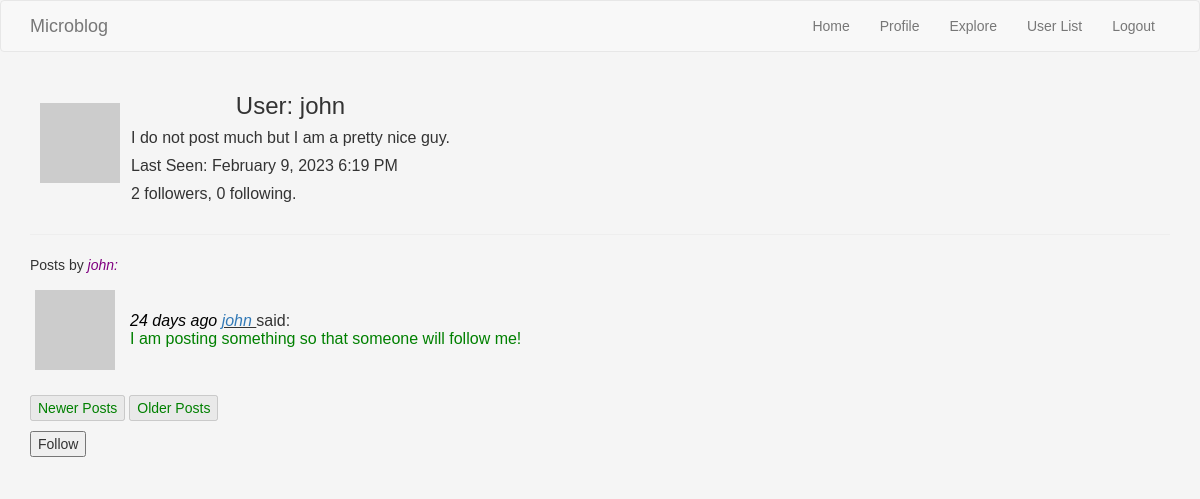
/user/john (signed in), run on an earlier commit of the app's database.
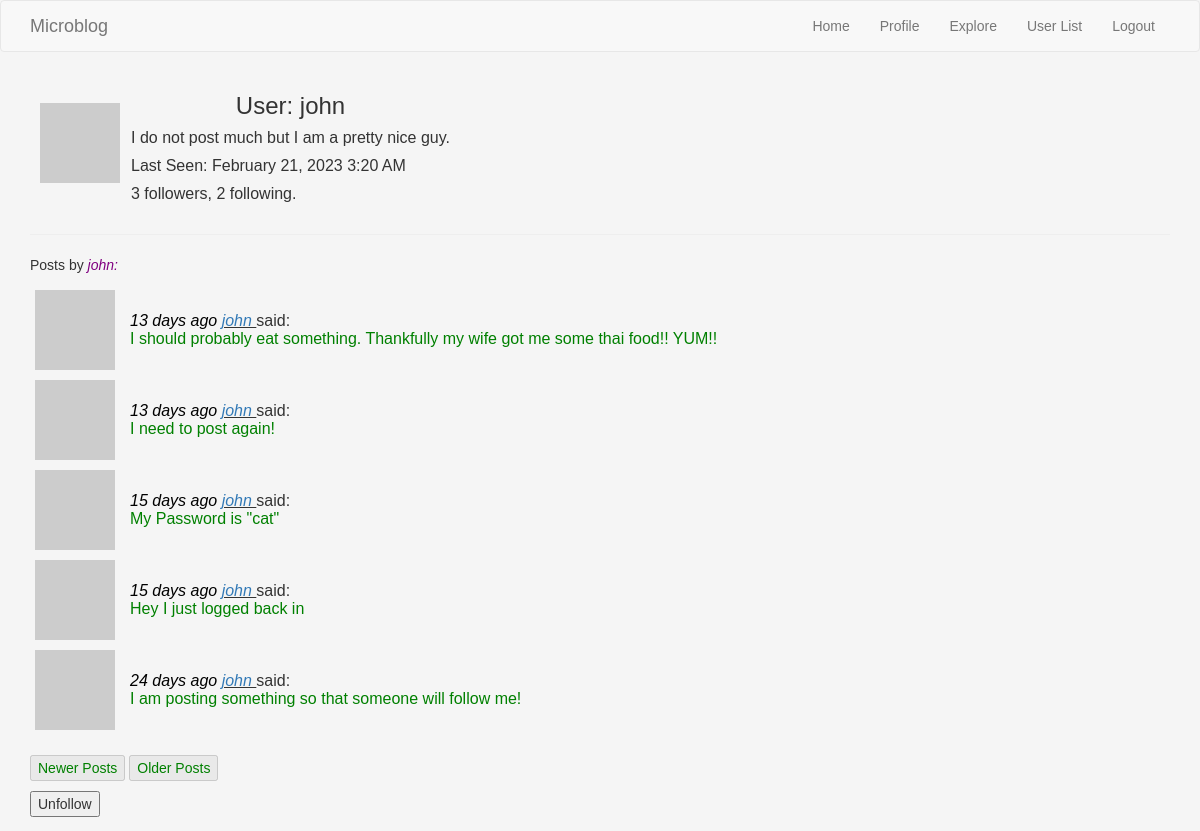
And on a later commit of the database.
### webapp/models.py (models this page shows, shortened)
class User(UserMixin, db.Model):
    id = db.Column(db.Integer, primary_key=True)
    username = db.Column(db.String(64), index=True, unique=True)
    email = db.Column(db.String(120), index=True, unique=True)
    password_hash = db.Column(db.String(128))
    posts = db.relationship('Post', backref='author', lazy='dynamic')
    about_me = db.Column(db.String(140))
    last_seen = db.Column(db.DateTime, default=datetime.utcnow)
    followed = db.relationship(
        'User', secondary=followers,
        primaryjoin=(followers.c.follower_id == id),
        secondaryjoin=(followers.c.followed_id == id),
        backref=db.backref('followers', lazy='dynamic'), lazy='dynamic')
    def is_following(self, user):
        return self.followed.filter(
            followers.c.followed_id == user.id).count() > 0
    def user_posts(self):
        own_posts = Post.query.filter_by(user_id=self.id)
        return own_posts.order_by(Post.timestamp.desc())
    def __repr__(self):
        return '<User {}>'.format(self.username)
    def avatar(self, size):
        digest = md5(self.email.lower().encode('utf-8')).hexdigest()
        return 'https://www.gravatar.com/avatar/{}?d=identicon&s={}'.format(digest, size)

class Post(db.Model):
    id = db.Column(db.Integer, primary_key=True)
    body = db.Column(db.String(140))
    timestamp = db.Column(db.DateTime, index=True, default=datetime.utcnow)
    user_id = db.Column(db.Integer, db.ForeignKey('user.id'))

### webapp/main/routes.py (the view)
@bp.route('/user/<username>')
@login_required
def user(username):
    user = User.query.filter_by(username=username).first_or_404()
    page, others, max_pages, posts = get_page_list(user=user,
                                                   others="no",
                                                   page=1)
    form = EmptyForm()
    return render_template('user.html',
                           user=user,
                           posts=posts,
                           page=page,
                           max_pages=max_pages,
                           form=form)

### webapp/main/forms.py
class EmptyForm(FlaskForm):
    submit = SubmitField('Submit')

### webapp/main/routes.py (called while the page is built)
@bp.before_request
def before_request():
    if current_user.is_authenticated:
        current_user.last_seen = datetime.utcnow()
        db.session.commit()

### webapp/models.py (called while the page is built)
@login.user_loader
def load_user(id):
    return User.query.get(int(id))

### webapp/templates/user.html (shortened to what this page needs)
{% extends "base.html" %}
{% block app_content %}
    <table>
        <tr class="userprofile">
            <td class="aboutme avatar"><img src="{{ user.avatar(128) }}" alt="User Avatar"></td>
            <td class="aboutme">
                <h3 class="aboutme">User: {{ user.username }}</h3>
                {% if user.about_me %}<p><span class="aboutme">{{ user.about_me }}</span></p>{% endif %}
                {% if user.last_seen %} <p>Last Seen: {{ moment(user.last_seen).format('LLL') }}</p>{% endif %}
            <p>{{  user.followers.count() }} followers, {{ user.followed.count() }} following.</p></td>
       </tr>
    </table>
    <hr>
    <p>Posts by <span class="blogname"> {{ user.username }}:</span></p>
    {% include '_post_table.html' %}
    <br>
    {% include '_new_old_buttons.html' %}
    {% if user == current_user %}
        <p><a href="{{ url_for('main.edit_profile') }}">Edit your profile</a></p>
    {% elif not current_user.is_following(user) %}
        <p>
            <form action="{{ url_for('main.follow', username=user.username) }}" method="post">
                {{ form.submit(value='Follow') }}
            </form>
        </p>
        {% else %}
        <p>
            <form action="{{ url_for('main.unfollow', username=user.username) }}" method="post">
                {{ form.submit(value='Unfollow') }}
            </form>
        </p>
    {% endif %}
{% endblock %}

### webapp/templates/base.html (shortened to what this page needs)
{% extends 'bootstrap/base.html' %}
{% block styles %}
{{super()}}
  <link rel="stylesheet" href="{{url_for('static', filename='css/mystyle.css')}}">
{% endblock %}
{% block navbar %}
    <nav class="navbar navbar-default">
        <div class="container">
            <div class="navbar-header">
                <a class="navbar-brand" href="{{ url_for('main.index') }}">Microblog</a>
            </div>
            <div class="collapse navbar-collapse" id="bs-example-navbar-collapse-1">
                <ul class="nav navbar-nav navbar-right">
                    {% if current_user.is_anonymous %}
                        <li><a href="{{ url_for('auth.login') }}">Login</a></li>
                    {% else %}
                    <li><a href="{{ url_for('main.index') }}">Home</a></li>
                        <li><a href="{{ url_for('main.user', username=current_user.username) }}">Profile</a></li>
                        <li><a href="{{ url_for('main.explore') }}">Explore</a></li>
                        <li><a href="{{ url_for('main.user_list') }}">User List</a></li>
                        <li><a href="{{ url_for('auth.logout') }}">Logout</a></li>
                    {% endif %}
                </ul>
            </div>
        </div>
    </nav>
{% endblock %}
{% block content %}
    <div class="container">
        {% block app_content %}{% endblock %}
    </div>
{% endblock %}

### webapp/templates/_post_table.html
<span id="post_table">
<table class="blog">
    {% for post in posts %}
        {% include '_post.html' %}
    {% endfor %}
</table>
</span>

### webapp/templates/_post.html
<tr class="blog">
    <td class="blog"><img src="{{ post.author.avatar(36) }}" alt="Avatar"></td>
    <td class="blog">
            <span class="timestamp">{{ moment(post.timestamp).fromNow() }}</span>
        {% if current_user.username != post.author.username %}
            <span class="blog_name_ref"><a href="{{  url_for('main.user', username=post.author.username) }}"> {{ post.author.username }} </a></span>
        {% else %}
            <span class="blogname">{{ post.author.username }}</span>
        {% endif %}
        said:
        <br><span class="blogpost"> {{  post.body }}</span></td>
</tr>

### webapp/templates/_new_old_buttons.html
    <button class="newold_button" id="newer_button" onclick="newerPosts()">Newer Posts</button>
    <button class="newold_button" id="older_button" onclick="olderPosts()">Older Posts</button>

### webapp/static/css/mystyle.css (style rules this page uses)
body { background-color: whitesmoke; font-family: Verdana, Arial, Helvetica, sans-serif; }
.blog { vertical-align:center }
.blogname { color: purple; font-style: italic; }
.blog_name_ref { font-style: italic; text-decoration: underline; }
tr.blog { border: inherit; }
td.blog { padding: 5px; padding-right: 10px; }
.blogpost { color:green; }
.userprofile { text-align: center; vertical-align: center; }
.aboutme { text-align: left; }
h3.aboutme { text-align: center; }
td.avatar { vertical-align: center; }
td.aboutme { padding: 10px; padding-bottom: 1px; padding-top: 1px; padding-right: 1px; }
.timestamp { color: black; font-style: italic; }
.newold_button { color: green; }

What changed in the data, as far as the page shows it:
changed User "john": last_seen "February 9, 2023 6:19 PM" → "February 21, 2023 3:20 AM"
added Post: timestamp "13 days ago", author.username "john", body "I should probably eat something. Thankfully my wife got me some thai food!! YUM!!"
added Post: timestamp "13 days ago", author.username "john", body "I need to post again!"
added Post: timestamp "15 days ago", author.username "john", body "My Password is \"cat\""
added Post: timestamp "15 days ago", author.username "john", body "Hey I just logged back in"
Also different on the page:
{{ user.followers.count() }}: "2" → "3"
{{ user.followed.count() }}: "0" → "2"
form field submit: (not shown) → "Unfollow"
form field submit: "Follow" → (not shown)
